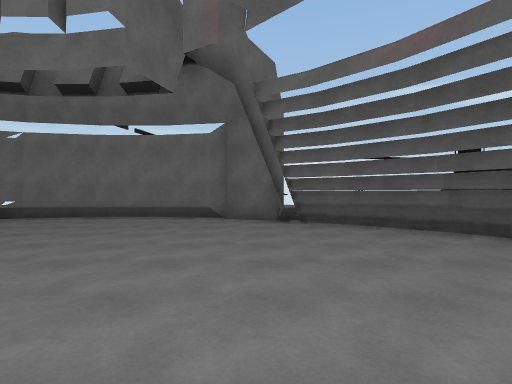
view 1 (above)

12 first-person views from a walk through a scene from a Unity 3-D project. The camera is 1.4 m above the floor, looks level and sees 80° across. The floor is counted in squares, 2 m on a side. Each view is taken from the middle of a square. On the plan, view 1 faces up. The plan holds only what a view shows up to about 10 squares ahead; the rest is blank. The place goes on beyond the plan. The player character is not drawn. Surface patterns are stand-ins for the level's own textures.

view 2
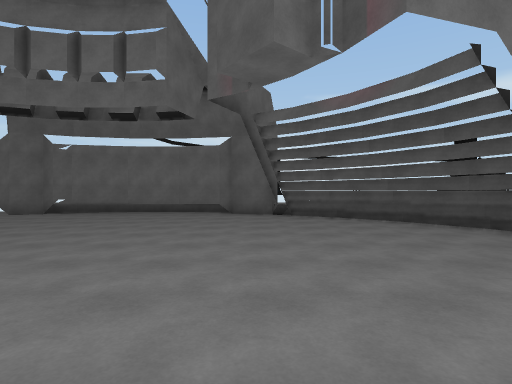

view 3
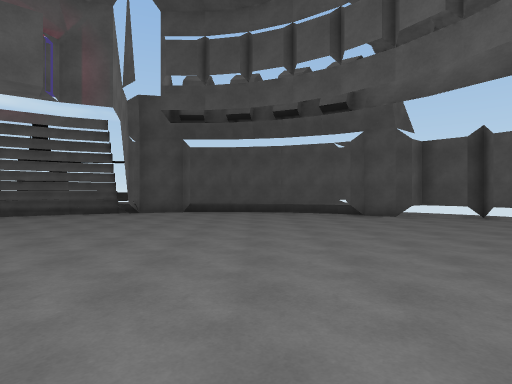

view 4
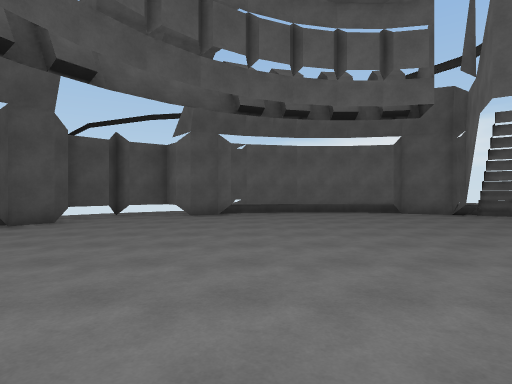

view 5
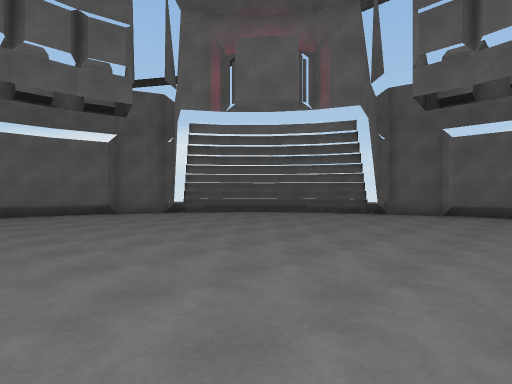

view 6
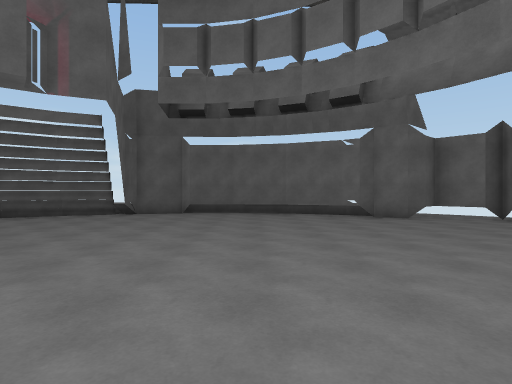

view 7
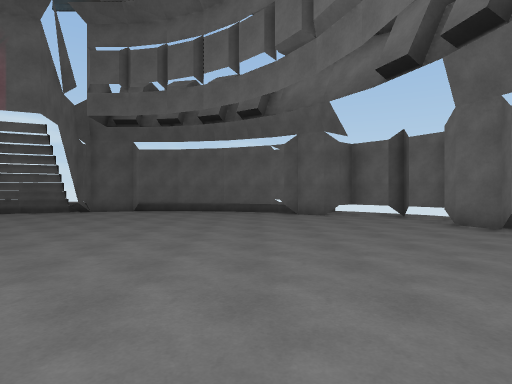

view 8
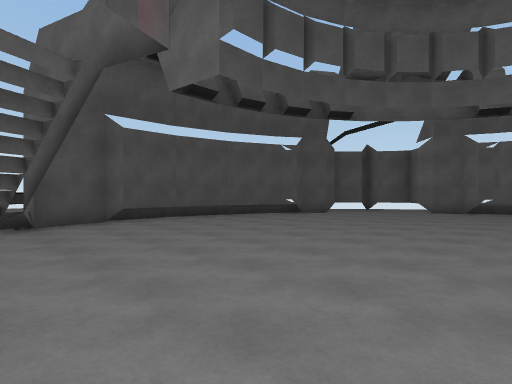

view 9
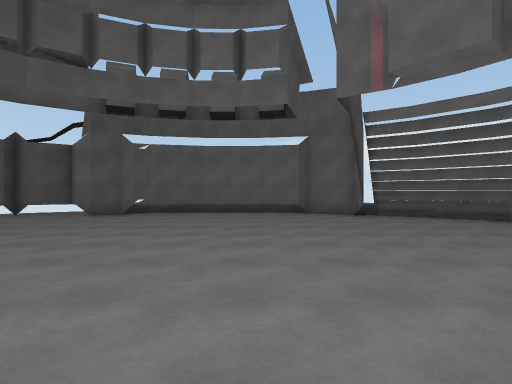

view 10
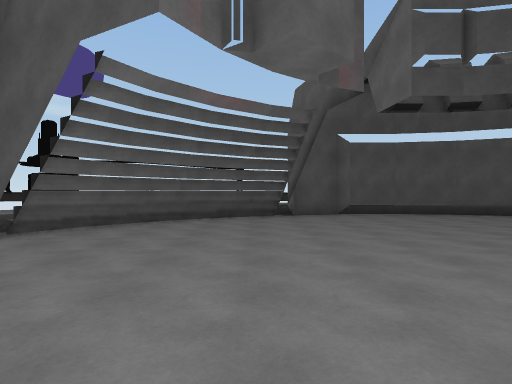

view 11
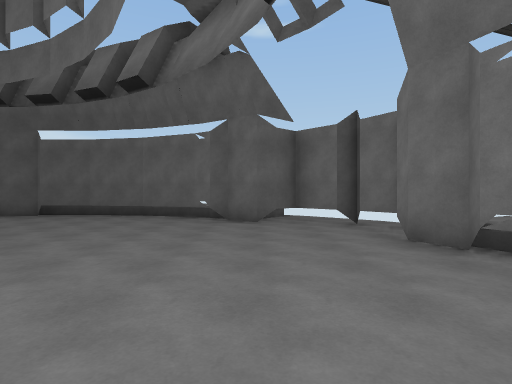

view 12
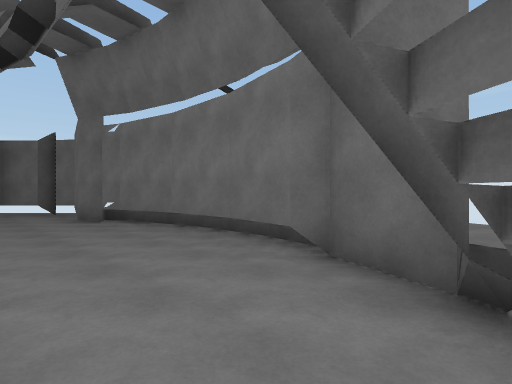

### Floor plan
Key: @ floor where view 1 was taken; # wall or solid block; . floor; = window, fence, low wall or low ledge; ^ raised ledge.
Columns run from 12 left of view 1 to 7 right of it. Each row starts with its distance up from view 1.
  9     ^^  ^^^ ^^
  8   ###########^^
  7  ##..........^^
  6 ^=............^^
  5  ^#............#^
  4  #..............#^
  3 ^#..............#^
  2 =................#^^
  1 #.................=
  0 #...........@.....=
 -1 #.................=
 -2 #................#^
 -3 ^#...............#^
 -4  #...............#
 -5  ^#.............#^
 -6   ^#............#
 -7    ^#...........#^
 -8     ^#.........#^^
 -9     ^^######==#^^

Positions as (right, up) in squares from view 1, and headings:
1: (0, 0), facing up
2: (0, -2), facing up
3: (-5, -2), facing right
4: (-1, 1), facing down
5: (-2, 1), facing down-left
6: (-2, 1), facing left
7: (-1, 3), facing left
8: (-2, 3), facing down-right
9: (-4, 1), facing down
10: (-4, 3), facing right
11: (-3, 5), facing left
12: (1, 5), facing up-left
